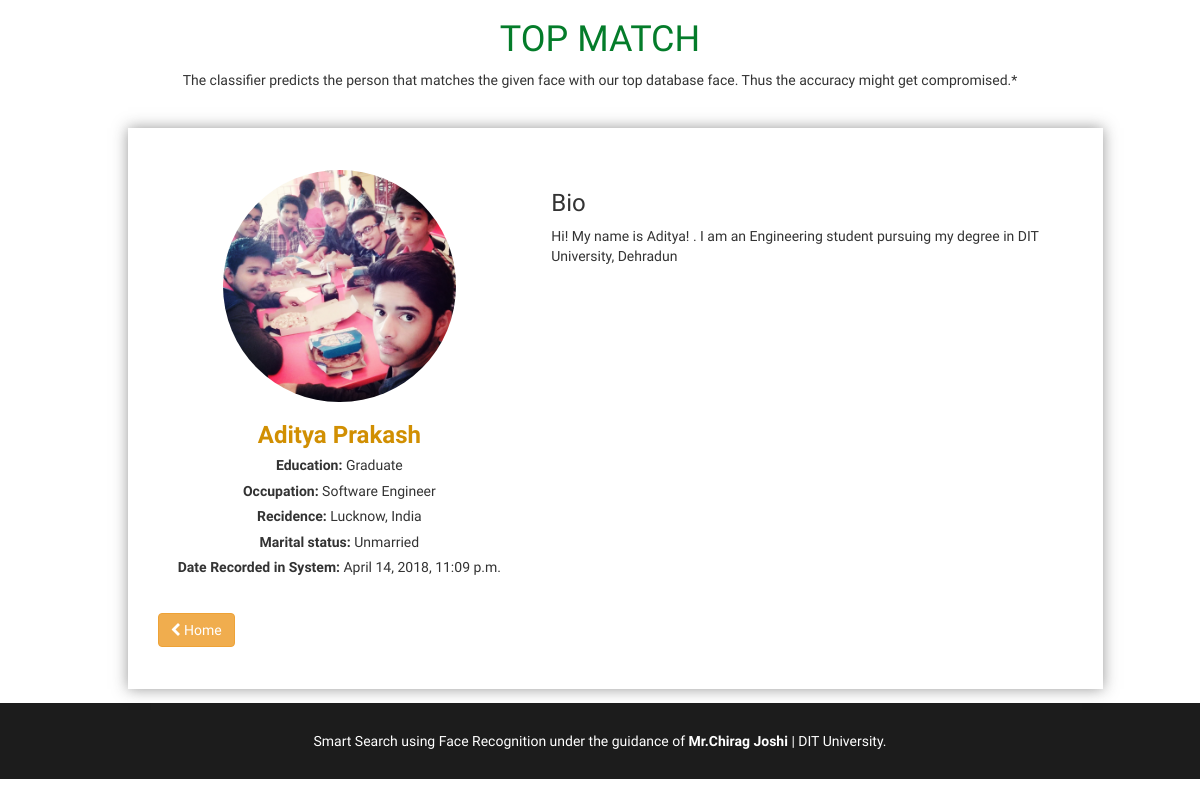
Page /records/details/1/ on the committed database.
### records/models.py (models this page shows, shortened)
class Records(models.Model):
    id = models.CharField(max_length=100, primary_key=True)
    first_name = models.CharField(max_length=50)
    last_name = models.CharField(max_length=50, null=True)
    residence = models.CharField(max_length=50, null=True)
    country = models.CharField(max_length=50, null=True)
    education = models.CharField(max_length=150, null=True)
    occupation = models.CharField(max_length=150, null=True)
    marital_status = models.CharField(max_length=50, null=True)
    bio = models.TextField()
    recorded_at = models.DateTimeField(default=datetime.now, blank=True)
    class Meta:
        verbose_name_plural = "Records"

### records/views.py (the view)
# urls.py: url(r'^details/(?P<id>\d+)/$', views.details, name='details')
def details(request, id):
    record = Records.objects.get(id=id)
    context = {
        'record' : record
    }
    return render(request, 'details.html', context)

### templates/details.html (shortened to what this page needs)
{% extends 'layout.html' %}
{% load static %}
{% block content %}
<div class="container">
  <div style="padding-bottom: 2em;text-align:center">
    <h1 class="text-center" style="color:#047c2a">TOP MATCH</h1>
    <p>The classifier predicts the person that matches the given face with our top database face. Thus the accuracy might get compromised.*</p>
  </div>
  <div class="container">
    <div class="row">
      <div class="col-md-10 col-md-offset-1" style="padding-top:3em;padding-bottom:3em;-webkit-box-shadow: 0px 0px 14px 0px rgba(50, 50, 50, 0.5);
-moz-box-shadow:    0px 0px 14px 0px rgba(50, 50, 50, 0.5);
box-shadow:         0px 0px 14px 0px rgba(50, 50, 50, 0.5);">
        <div class="col-md-5">
          <div class="row">
            <div class="col-md-8 col-md-offset-2">
              <img src="{% static '' %}img/{{record.id}}.jpg" class="img-responsive" style="border-radius:50%"/>
            </div>
            <div class="col-md-12" style="text-align:center">
              <h3 style="color:#d18f02"><b>{{record.first_name}} {{record.last_name}}</b></h3>
              <h5><b>Education: </b> {{record.education}} </h5>
              <h5><b>Occupation: </b> {{record.occupation}} </h5>
              <h5><b>Recidence: </b> {{record.residence}}, {{record.country}}</h5>
              <h5><b>Marital status: </b> {{record.marital_status}}
              <h5><b>Date Recorded in System: </b> {{record.recorded_at}}</h5>
            </div>
          </div>
        </div>
        <div class="col-md-7">
          <h3>Bio</h3>
          <p>
            {{record.bio}}
          </p>
        </div>
        <div class="col-md-12" style="margin-top:2em">
          <a href="/" class="btn btn-warning"><i class="fa fa-chevron-left" aria-hidden="true"></i> Home</a>
        </div>
      </div>
    </div>
  </div>
</div>
{% endblock %}

### static/style.css (style rules this page uses)
html, body { font-family: "Muli", sans-serif; -webkit-font-smoothing: antialiased !important; }

### rows in the picture
Records: first_name "Aditya", last_name "Prakash", education "Graduate", occupation "Software Engineer", residence "Lucknow", country "India", marital_status "Unmarried", recorded_at "April 14, 2018, 11:09 p.m.", bio "Hi! My name is Aditya! . I am an Engineering student pursuing my degree in DIT University, Dehradun"
